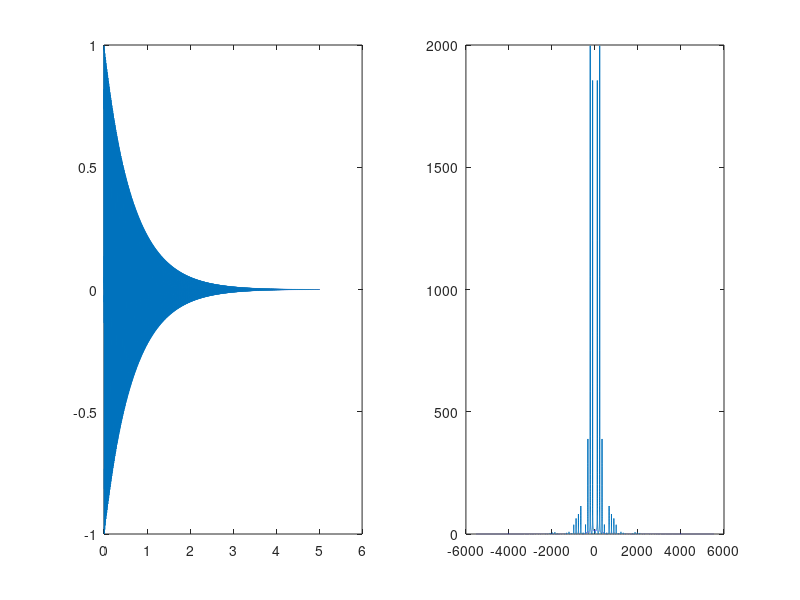

Write the MATLAB code that produced this figure. (Note: this script raises an error after producing the figure.)
la=[3492 3855 947 125 23 467 414 392 290 0 100 69 0 15 0 45 159 140 114 38];

la = la/max(la);

vu0La=110;


nus = 11025;
les_tla=0:(1/nus):1/vu0La;


xpla=la(1)*sin(les_tla*2*pi*vu0La);
for i=2:20
    xpla=xpla+la(i)*sin(les_tla*2*pi*i*vu0La);
end
xpla = xpla/max(abs(xpla));

tr=5;
D=tr/log(1000);
epsilon=(1/abs(cos(pi*vu0La/nus)))*exp(-1/(D*vu0La));

res=xpla;
L=length(xpla);
for i=1:round(tr*nus)
    res(L+i)=epsilon*0.5*(res(i)+res(i+1));    
end

les_t=0:1/nus:tr+100/nus;
subplot(1,2,1);
plot(les_t,res);

X=fftshift(fft(res));
nu=-nus/2:(nus/(length(X)-1)):nus/2;
subplot(1,2,2);
plot(nu,abs(X))
figure;
np=2^11;
spectrogram(res,np,np/2^2,np*2^4,nus/1000);
xlim([0 3]) ; colorbar ; shading interp;

